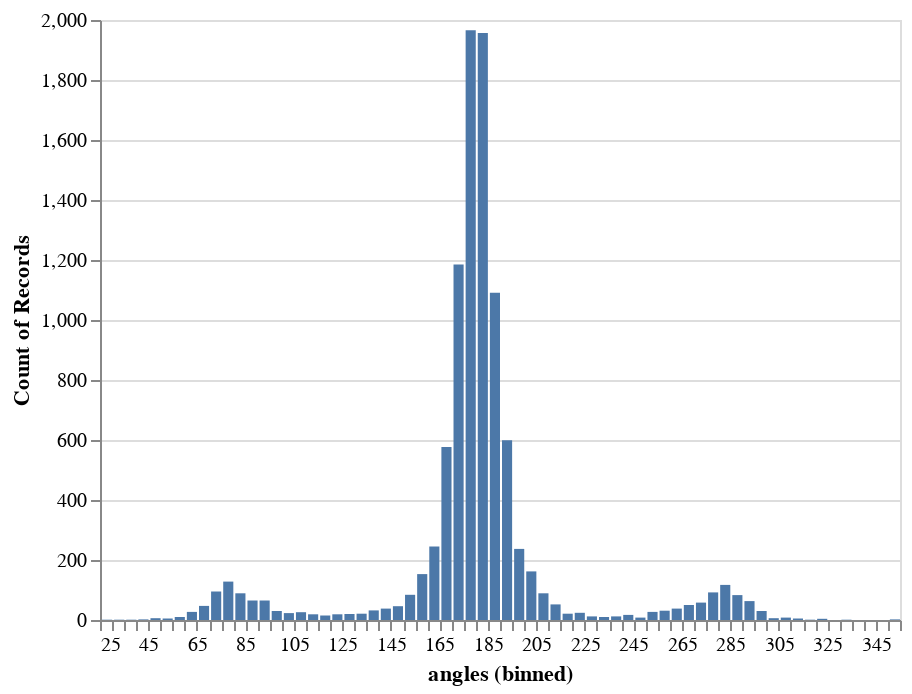

The notebook cell this image was saved under:
### Markdown cell above
This runs again for quite some time...so patience is needed. Once this is done, you should see something like that:

### Code cell
#collapse-hide
alt.data_transformers.disable_max_rows()
dfcod = pd.DataFrame({'angles':angles})
alt.Chart(dfcod).mark_bar().encode(
    alt.X("angles:Q", bin=alt.Bin(maxbins=100)),
    y='count()',
)

### Figure 1 — Vega-Lite specification as saved in the notebook (floating-point values rounded to 4 significant figures; data arrays with more than 128 entries replaced by an {"elided": "..."} marker saying what was removed)
{"config": {"view": {"continuousWidth": 400, "continuousHeight": 300}}, "data": {"name": "data-29e0cc80f60cee0af5816db877fd85e4"}, "mark": "bar", "encoding": {"x": {"type": "quantitative", "bin": {"maxbins": 100}, "field": "angles"}, "y": {"type": "quantitative", "aggregate": "count"}}, "$schema": "https://vega.github.io/schema/vega-lite/v4.8.1.json", "datasets": {"data-29e0cc80f60cee0af5816db877fd85e4": {"elided": "9948 records"}}}
